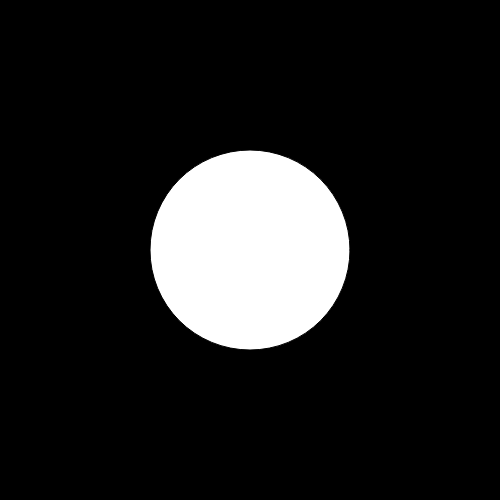
Frame 1 (no input)
Frame 60 (no input): identical to frame 1, image omitted
Frame 120 (the mouse pressed at the canvas centre since frame 60): identical to frame 1, image omitted

The p5.js sketch that drew this single still picture (run headless with seeded random() and noise() and a simulated clock; from frame 60 on, the mouse is pressed at the canvas centre):

// p5.js sketch
// ── sketch.js

function preload(){

}

function setup() {
  createCanvas(500, 500); 
  background(0);
  fill(255);
  ellipse(250, 250, 200, 200);
}

function draw(){
  
}
